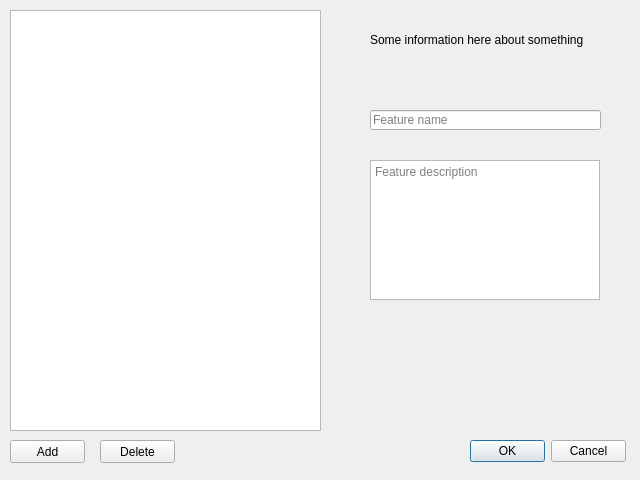
<?xml version="1.0" encoding="UTF-8"?>
<ui version="4.0">
 <class>RoomFeatures_Edit</class>
 <widget class="QDialog" name="RoomFeatures_Edit">
  <property name="geometry">
   <rect>
    <x>0</x>
    <y>0</y>
    <width>640</width>
    <height>480</height>
   </rect>
  </property>
  <property name="windowTitle">
   <string>Edit Room Features</string>
  </property>
  <widget class="QListWidget" name="rmfList">
   <property name="geometry">
    <rect>
     <x>10</x>
     <y>10</y>
     <width>311</width>
     <height>421</height>
    </rect>
   </property>
  </widget>
  <widget class="QDialogButtonBox" name="buttonBox">
   <property name="geometry">
    <rect>
     <x>470</x>
     <y>440</y>
     <width>156</width>
     <height>23</height>
    </rect>
   </property>
   <property name="standardButtons">
    <set>QDialogButtonBox::Cancel|QDialogButtonBox::Ok</set>
   </property>
  </widget>
  <widget class="QPushButton" name="addButton">
   <property name="geometry">
    <rect>
     <x>10</x>
     <y>440</y>
     <width>75</width>
     <height>23</height>
    </rect>
   </property>
   <property name="text">
    <string>Add</string>
   </property>
  </widget>
  <widget class="QPushButton" name="deleteButton">
   <property name="geometry">
    <rect>
     <x>100</x>
     <y>440</y>
     <width>75</width>
     <height>23</height>
    </rect>
   </property>
   <property name="text">
    <string>Delete</string>
   </property>
  </widget>
  <widget class="QLineEdit" name="featureNameEdit">
   <property name="geometry">
    <rect>
     <x>370</x>
     <y>110</y>
     <width>231</width>
     <height>20</height>
    </rect>
   </property>
   <property name="text">
    <string/>
   </property>
   <property name="placeholderText">
    <string>Feature name</string>
   </property>
  </widget>
  <widget class="QTextEdit" name="featureDeacriptionEdit">
   <property name="geometry">
    <rect>
     <x>370</x>
     <y>160</y>
     <width>230</width>
     <height>140</height>
    </rect>
   </property>
   <property name="placeholderText">
    <string>Feature description</string>
   </property>
  </widget>
  <widget class="QLabel" name="label">
   <property name="geometry">
    <rect>
     <x>370</x>
     <y>10</y>
     <width>230</width>
     <height>60</height>
    </rect>
   </property>
   <property name="text">
    <string>Some information here about something</string>
   </property>
  </widget>
 </widget>
 <resources/>
 <connections/>
 <slots>
  <slot>displayItemInformation(QListWidgetItem*)</slot>
  <slot>displayItemChanged(QString)</slot>
 </slots>
</ui>
